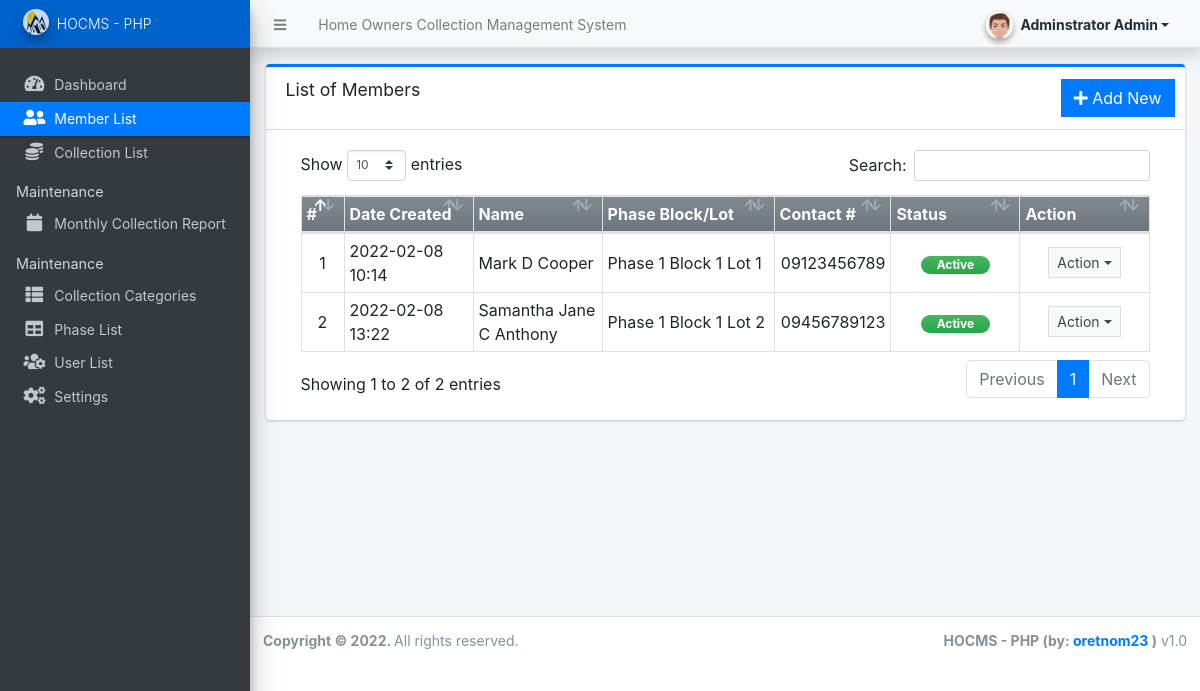
Screenshot of /admin/?page=members (signed in) with the database file from the repository.
### tables this page shows
CREATE TABLE `member_list` (
  `id` int(30) NOT NULL,
  `firstname` text NOT NULL,
  `middlename` text DEFAULT NULL,
  `lastname` text NOT NULL,
  `gender` text NOT NULL,
  `contact` text NOT NULL,
  `lot` text NOT NULL,
  `block` text NOT NULL,
  `phase_id` int(30) NOT NULL,
  `status` tinyint(1) NOT NULL DEFAULT 1,
  `delete_flag` tinyint(1) NOT NULL DEFAULT 0,
  `date_created` datetime NOT NULL DEFAULT current_timestamp(),
  `date_updated` datetime DEFAULT NULL ON UPDATE current_timestamp()
);

### admin/members/index.php (the view, shortened to what this page needs)
<div class="card card-outline card-primary">
	<div class="card-header">
		<h3 class="card-title">List of Members</h3>
		<div class="card-tools">
			<a href="javascript:void(0)" id="create_new" class="btn btn-flat btn-primary"><span class="fas fa-plus"></span>  Add New</a>
		</div>
	</div>
	<div class="card-body">
		<div class="container-fluid">
        <div class="container-fluid">
			<table class="table table-bordered table-stripped">
				<colgroup>
					<col width="5%">
					<col width="15%">
					<col width="15%">
					<col width="20%">
					<col width="10%">
					<col width="15%">
					<col width="15%">
				</colgroup>
				<thead>
					<tr class="bg-gradient-secondary">
						<th>#</th>
						<th>Date Created</th>
						<th>Name</th>
						<th>Phase Block/Lot</th>
						<th>Contact #</th>
						<th>Status</th>
						<th>Action</th>
					</tr>
				</thead>
				<tbody>
					<?php
					$i = 1;
					$phases = $conn->query("SELECT * FROM `phase_list` where id in (SELECT phase_id FROM `member_list` where delete_flag = 0)");
					$phase_arr = array_column($phases->fetch_all(MYSQLI_ASSOC),'name','id');
					$qry = $conn->query("SELECT *,CONCAT(firstname, ' ', COALESCE(middlename,''), ' ', lastname) as fullname from `member_list` where delete_flag = 0 order by (CONCAT(firstname, ' ', COALESCE(middlename,''), ' ', lastname)) asc ");
						while($row = $qry->fetch_assoc()):
					?>
						<tr>
							<td class="text-center"><?php echo $i++; ?></td>
							<td><?php echo date("Y-m-d H:i",strtotime($row['date_created'])) ?></td>
							<td><?php echo ucwords($row['fullname']) ?></td>
							<td><?= ucwords((isset($phase_arr[$row['phase_id']]) ? $phase_arr[$row['phase_id']] : "N/A").' Block '.$row['block'].' Lot '.$row['lot']) ?></td>
							<td class="text-right"><?php echo $row['contact'] ?></td>
							<td class="text-center">
                                <?php if($row['status'] == 1): ?>
                                    <span class="badge badge-success bg-gradient-success rounded-pill px-3">Active</span>
                                <?php else: ?>
                                    <span class="badge badge-danger bg-gradient-danger rounded-pill px-3">Inactive</span>
                                <?php endif; ?>
                            </td>
							<td align="center">
								 <button type="button" class="btn btn-flat btn-default btn-sm dropdown-toggle dropdown-icon" data-toggle="dropdown">
				                  		Action
				                  </button>
							</td>
						</tr>
					<?php endwhile; ?>
				</tbody>
			</table>
		</div>
		</div>
	</div>
</div>

### rows the page displays
member_list: date_created "2022-02-08 10:14", fullname "Mark D Cooper", phase+block+lot "Phase 1 Block 1 Lot 1", contact "09123456789", status "Active"
member_list: date_created "2022-02-08 13:22", fullname "Samantha Jane C Anthony", phase+block+lot "Phase 1 Block 1 Lot 2", contact "09456789123", status "Active"

### other values shown
$_settings->info('name') "Home Owners Collection Management System"
$_settings->userdata('firstname').' '.$_settings->userdata('lastname') "Adminstrator Admin"
$_settings->info('short_name') "HOCMS - PHP"
